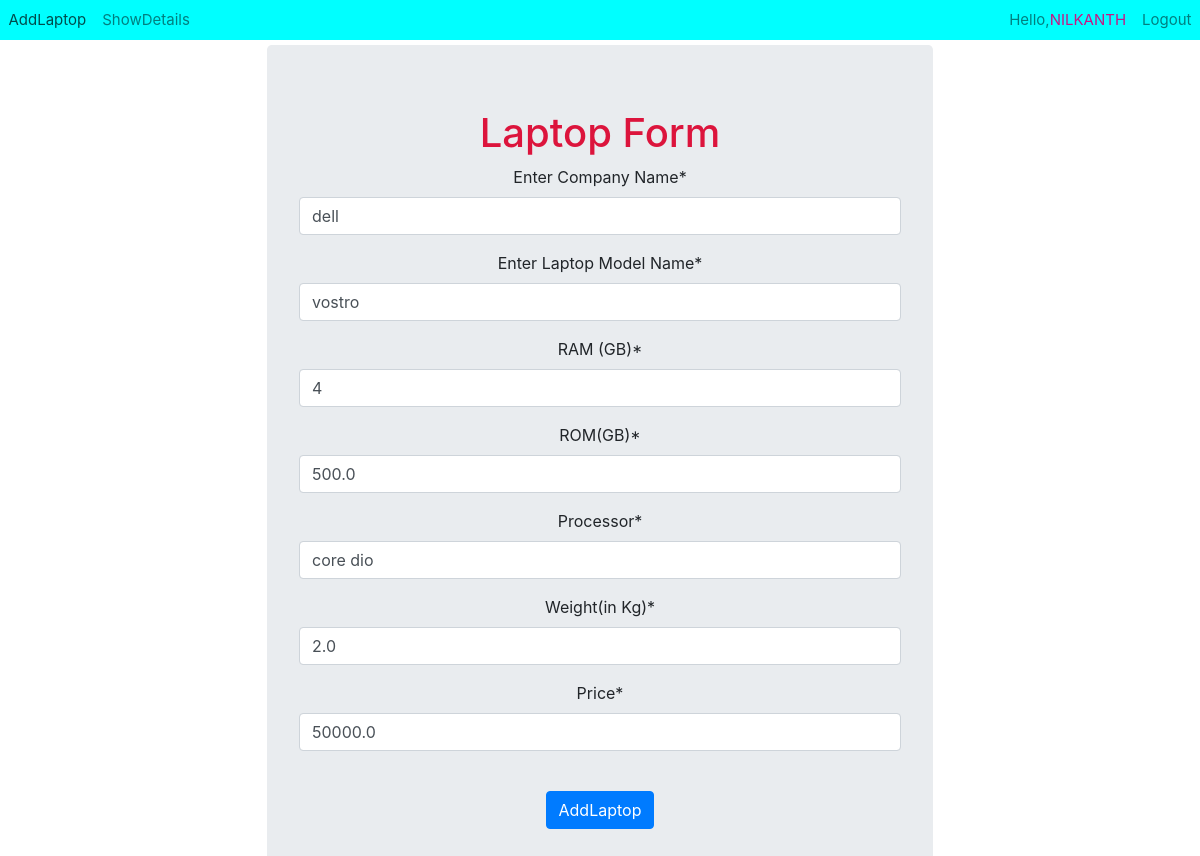
Page /laptop/update/2/ (signed in) on the committed database.
### Laptop/models.py (models this page shows, shortened)
class Laptop(models.Model):
    company=models.CharField(max_length=50)
    model_name=models.CharField(max_length=50)
    ram=models.IntegerField()
    rom=models.FloatField()
    processor=models.CharField(max_length=30)
    weight=models.FloatField()
    price=models.FloatField()

### Laptop/views.py (the view, shortened to what this page needs)
# urls.py: path('update/<int:id>/',Lap_update.as_view(),name='update'),
class Lap_update(LoginRequiredMixin,View):
    def get(self,request,id):
        lap_obj=Laptop.objects.get(id=id)
        form=LaptopForm(instance=lap_obj)
        template='Laptop/addlaptop.html'
        context={'form':form}
        return render(request,template,context)

### Laptop/forms.py (shortened to what this page needs)
class LaptopForm(forms.ModelForm):
    class Meta:
        model=Laptop
        fields='__all__'
        labels={
            'company':'Enter Company Name',
            'model_name':'Enter Laptop Model Name',
            'ram':'RAM (GB)',
            'rom':'ROM(GB)',
            'weight':'Weight(in Kg)'
        }

### template/Laptop/addlaptop.html (shortened to what this page needs)
{% extends "layout.html" %}
{% load crispy_forms_tags %}
{% block content %}
    <div class="container">
        <form method="post" class="jumbotron " style="margin:auto;width:60%;text-align:center;">
            <h1 style="text-align:center;color:crimson">Laptop Form</h1>
            {{form | crispy}}
            <br>
            <input type="submit" value="AddLaptop" class="btn btn-primary " style="text-align:center;">
        </form>
    </div>
{% endblock %}

### template/layout.html (shortened to what this page needs)
<!DOCTYPE html>
{% load crispy_forms_tags %}
<html lang="en">
<head>
<link rel="stylesheet" href="https://cdn.jsdelivr.net/npm/bootstrap@4.6.1/dist/css/bootstrap.min.css"></head>
<body style="background-color:white">
    <nav class="navbar navbar-expand-sm navbar-light " style="font-size:15px;font-weight:arial;background-color:aqua;color:black;padding:0.5px;margin-bottom:5px;">
      <div class="collapse navbar-collapse" id="navbarNav">
        <ul class="navbar-nav me-auto mb-2 mb-lg-0 ">
          <li class="nav-item ">
            <a class="nav-link " href="{% url 'add_laptop' %}">AddLaptop</a>
          </li>
          <li class="nav-item ">
            <a class="nav-link " href="{% url 'show_laptop' %}">ShowDetails</a>
          </li>
        </ul>
        {% if user.is_authenticated %}
            <ul class="navbar-nav ml-auto">
              <li class="nav-item ">
                  <a class="nav-link ">Hello,<span style="color:mediumvioletred">{{user.username|upper}}</span></a>
              </li>
              <li class="nav-item ">
                <a class="nav-link " href="{% url 'logout' %}">Logout</a>
              </li>
            </ul>
        {% endif %}
      </div>
    </nav>
    {% block content %}
    {% endblock %}
</body>
</html>

### rows in the picture
Laptop: company "dell", model_name "vostro", ram "4", rom "500.0", processor "core dio", weight "2.0", price "50000.0"

### other values in the picture
{{ user.username|upper }} "NILKANTH"
